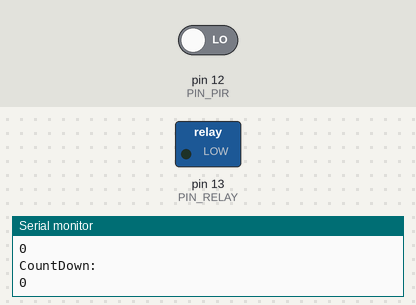
This sketch was run on a simulated Arduino Uno, built with avr-gcc and run on an emulated ATmega328P. On the bench: switched loads named in the sketch (green lamp = pin HIGH), the last lines printed to the serial monitor. The test bench sets the inputs (shaded band); at power-on: pin 12 (PIN_PIR) LOW.

Above: at 1.2 s.
1.3 s: pin 12 (PIN_PIR) driven HIGH
At 3.3 s:
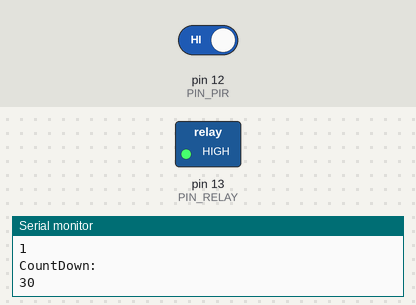
Timing chart, 0 to 4.8 s (numbered marks = the images above; inputs shaded):
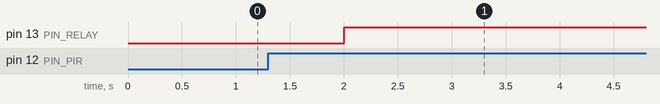

Measured:
- after the input at 1.3 s, pin 13 (PIN_RELAY): LOW → HIGH after 0.70 s

The sketch:

rewrite_Relay_PIR_LED_GobinBack.ino
```cpp
// Author : Tony Cheng
// Version : v0.1

const int PIN_PIR = 12;
const int PIN_RELAY = 13;
boolean LED_enabled = false;
int DefaultCountDown = 30;
int CountDown;
unsigned long previousMillis_stayoncount = 0;
unsigned long currentMillis_stayoncount = 0;

void setup() {
  Serial.begin(115200);
  pinMode(PIN_PIR,INPUT);
  pinMode(PIN_RELAY,OUTPUT);
}

void loop() {
  //=============== PIR process ===================
  int PIR_detected = digitalRead(PIN_PIR);
  currentMillis_stayoncount = millis();
  if ((currentMillis_stayoncount - previousMillis_stayoncount) > 1000) {
    Serial.println("PIR detect:");
    Serial.println(PIR_detected);
    Serial.println("LED_enabled:");
    Serial.println(LED_enabled);
    if (PIR_detected == HIGH and LED_enabled == false) {
      digitalWrite(PIN_RELAY, HIGH);
      LED_enabled = true;
      CountDown = DefaultCountDown;
    }
    else if (PIR_detected == HIGH and LED_enabled == true) {
      CountDown = DefaultCountDown;
    }
    else {
      CountDown--;
    }
    if (CountDown <= 0)  {
      digitalWrite(PIN_RELAY, LOW);
      LED_enabled = false;
      CountDown = 0;
    }
    Serial.println("CountDown:");
    Serial.println(CountDown);
    previousMillis_stayoncount = currentMillis_stayoncount;
  }
  //delay(1000);
}
```
